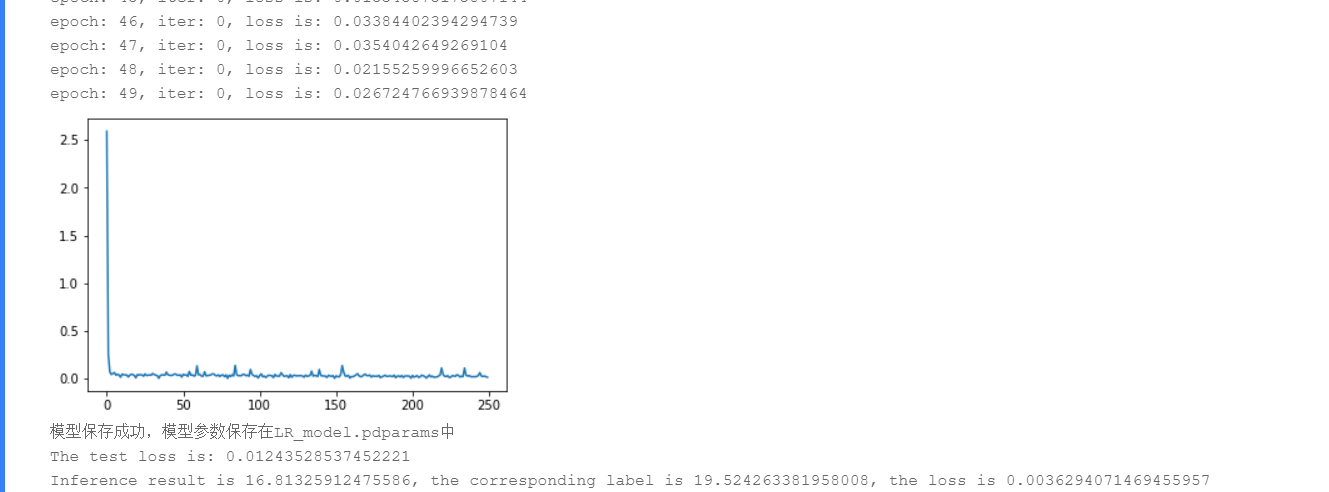

Python code for this plot:
#!/usr/bin/env python
# coding: utf-8

# In[35]:


import random
import paddle
import numpy as np
from paddle.nn import Linear
import matplotlib.pyplot as plt
import paddle.nn.functional as F


def load_data():
    # 从文件导入数据
    datafile = './data/housing.data'
    data = np.fromfile(datafile, sep=' ', dtype=np.float32)

    # 每条数据包括14项，其中前面13项是影响因素，第14项是相应的房屋价格中位数
    feature_names = [ 'CRIM', 'ZN', 'INDUS', 'CHAS', 'NOX', 'RM', 'AGE',                       'DIS', 'RAD', 'TAX', 'PTRATIO', 'B', 'LSTAT', 'MEDV' ]
    feature_num = len(feature_names)

    # 将原始数据进行Reshape，变成[N, 14]这样的形状
    data = data.reshape([data.shape[0] // feature_num, feature_num])

    # 将原数据集拆分成训练集和测试集
    # 这里使用80%的数据做训练，20%的数据做测试
    # 测试集和训练集必须是没有交集的
    ratio = 0.8
    offset = int(data.shape[0] * ratio)
    training_data = data[:offset]

    # 计算train数据集的最大值，最小值，平均值
    maximums, minimums, avgs = training_data.max(axis=0), training_data.min(axis=0),                                  training_data.sum(axis=0) / training_data.shape[0]
    
    # 记录数据的归一化参数，在预测时对数据做归一化
    global max_values
    global min_values
    global avg_values
    max_values = maximums
    min_values = minimums
    avg_values = avgs

    # 对数据进行归一化处理
    for i in range(feature_num):
        data[:, i] = (data[:, i] - avgs[i]) / (maximums[i] - minimums[i])

    # 训练集和测试集的划分比例
    training_data = data[:offset]
    test_data = data[offset:]
    return training_data, test_data

class Regressor(paddle.nn.Layer):

    def __init__(self):
        # 初始化父类中的一些参数
        super(Regressor, self).__init__()
        
        # 定义两层全连接层
        self.fc1 = Linear(in_features=13, out_features=10)  # 输入维度是13，输出维度是10
        self.fc2 = Linear(in_features=10, out_features=1)   # 输入维度是10，输出维度是1
    
    # 网络的前向计算
    def forward(self, inputs):
        x = F.sigmoid(self.fc1(inputs))
        x = self.fc2(x)
        return x

def train(EPOCH_NUM,BATCH_SIZE):
    # 定义外层循环
    losses = []
    for epoch_id in range(EPOCH_NUM):
        # 在每轮迭代开始之前，将训练数据的顺序随机的打乱
        np.random.shuffle(training_data)
        # 将训练数据进行拆分，每个batch包含10条数据
        mini_batches = [training_data[k:k+BATCH_SIZE] for k in range(0, len(training_data), BATCH_SIZE)]
        # 定义内层循环
        for iter_id, mini_batch in enumerate(mini_batches):
            x = np.array(mini_batch[:, :-1]) # 获得当前批次训练数据
            y = np.array(mini_batch[:, -1:]) # 获得当前批次训练标签（真实房价）
            # 将numpy数据转为飞桨动态图tensor形式
            house_features = paddle.to_tensor(x)
            prices = paddle.to_tensor(y)
            
            # 前向计算
            predicts = model(house_features)
            
            # 计算损失
            loss = F.square_error_cost(predicts, label=prices)
            avg_loss = paddle.mean(loss)
            losses.append(np.squeeze(avg_loss.numpy()))
            if iter_id%20==0:
                print("epoch: {}, iter: {}, loss is: {}".format(epoch_id, iter_id, np.squeeze(avg_loss.numpy())))
            
            # 反向传播
            avg_loss.backward()
            # 最小化loss,更新参数
            opt.step()
            # 清除梯度
            opt.clear_grad()
    return losses
    
def testing():
    x = np.array(test_data[:, :-1]) # 获得当前批次训练数据
    y = np.array(test_data[:, -1:]) # 获得当前批次训练标签（真实房价）
    # 将numpy数据转为飞桨动态图tensor形式
    house_features = paddle.to_tensor(x)
    prices = paddle.to_tensor(y)
    
    # 前向计算
    predicts = model(house_features)
    
    # 计算损失
    loss = F.square_error_cost(predicts, label=prices)
    avg_loss = paddle.mean(loss)
    print("The test loss is: {}".format(np.squeeze(avg_loss.numpy())))


def load_one_example():
    # 从上边已加载的测试集中，随机选择一条作为测试数据
    # idx = np.random.randint(0, test_data.shape[0])
    idx = -10
    one_data, label = test_data[idx, :-1], test_data[idx, -1]
    # 修改该条数据shape为[1,13]
    one_data =  one_data.reshape([1,-1])

    return one_data, label


def eval():

    # 参数为保存模型参数的文件地址
    model_dict = paddle.load('LR_model.pdparams')
    model.load_dict(model_dict)
    model.eval()

    # 参数为数据集的文件地址
    one_data, label = load_one_example()
    # 将数据转为动态图的variable格式 
    one_data = paddle.to_tensor(one_data)
    label = paddle.to_tensor(label)
    
    predict = model(one_data)
    loss = F.square_error_cost(predict, label=label)
    avg_loss = paddle.mean(loss)

    # 对结果做反归一化处理
    predict = predict * (max_values[-1] - min_values[-1]) + avg_values[-1]
    predict = np.squeeze(predict)
    # 对label数据做反归一化处理
    label = label * (max_values[-1] - min_values[-1]) + avg_values[-1]
    label = np.squeeze(label.numpy())

    print("Inference result is {}, the corresponding label is {}, the loss is {}".format(predict.numpy(), label,np.squeeze(avg_loss.numpy()))) 


if __name__ == '__main__':

    # 声明定义好的线性回归模型
    model = Regressor()
    # 开启模型训练模式
    model.train()
    # 加载数据
    training_data, test_data = load_data()
    # 定义优化算法，使用随机梯度下降SGD
    # 学习率设置为0.1
    opt = paddle.optimizer.SGD(learning_rate=0.1, parameters=model.parameters())


    EPOCH_NUM = 50   # 设置外层循环次数
    BATCH_SIZE = 100  # 设置batch大小

    losses = train(EPOCH_NUM, BATCH_SIZE)
    
    plot_x = np.arange(len(losses))
    plot_y = np.array(losses)
    plt.plot(plot_x, plot_y)
    plt.show()

    # 保存模型参数，文件名为LR_model.pdparams
    paddle.save(model.state_dict(), 'LR_model.pdparams')
    print("模型保存成功，模型参数保存在LR_model.pdparams中")

    testing()             # 测试集上的损失
    eval()                # 某一条数据的验证

